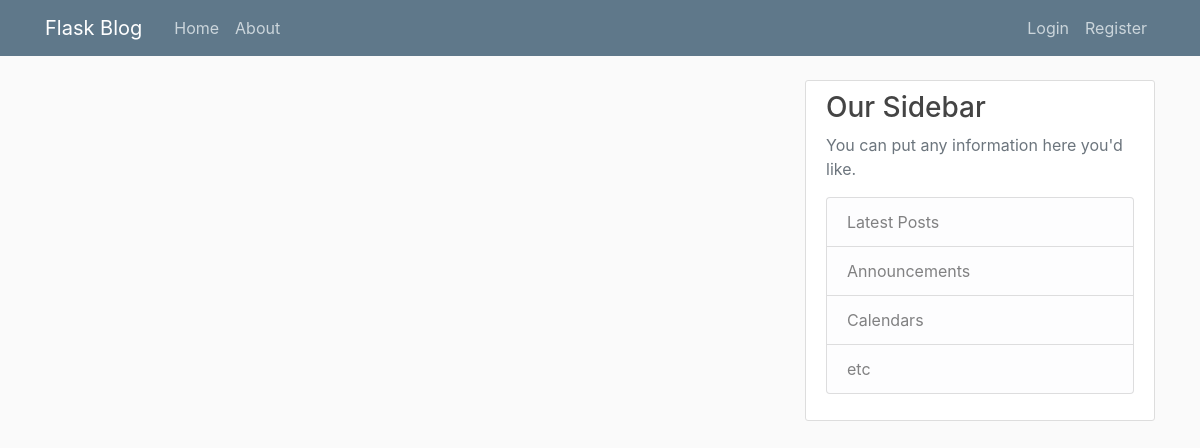
The app's page /home, older data.
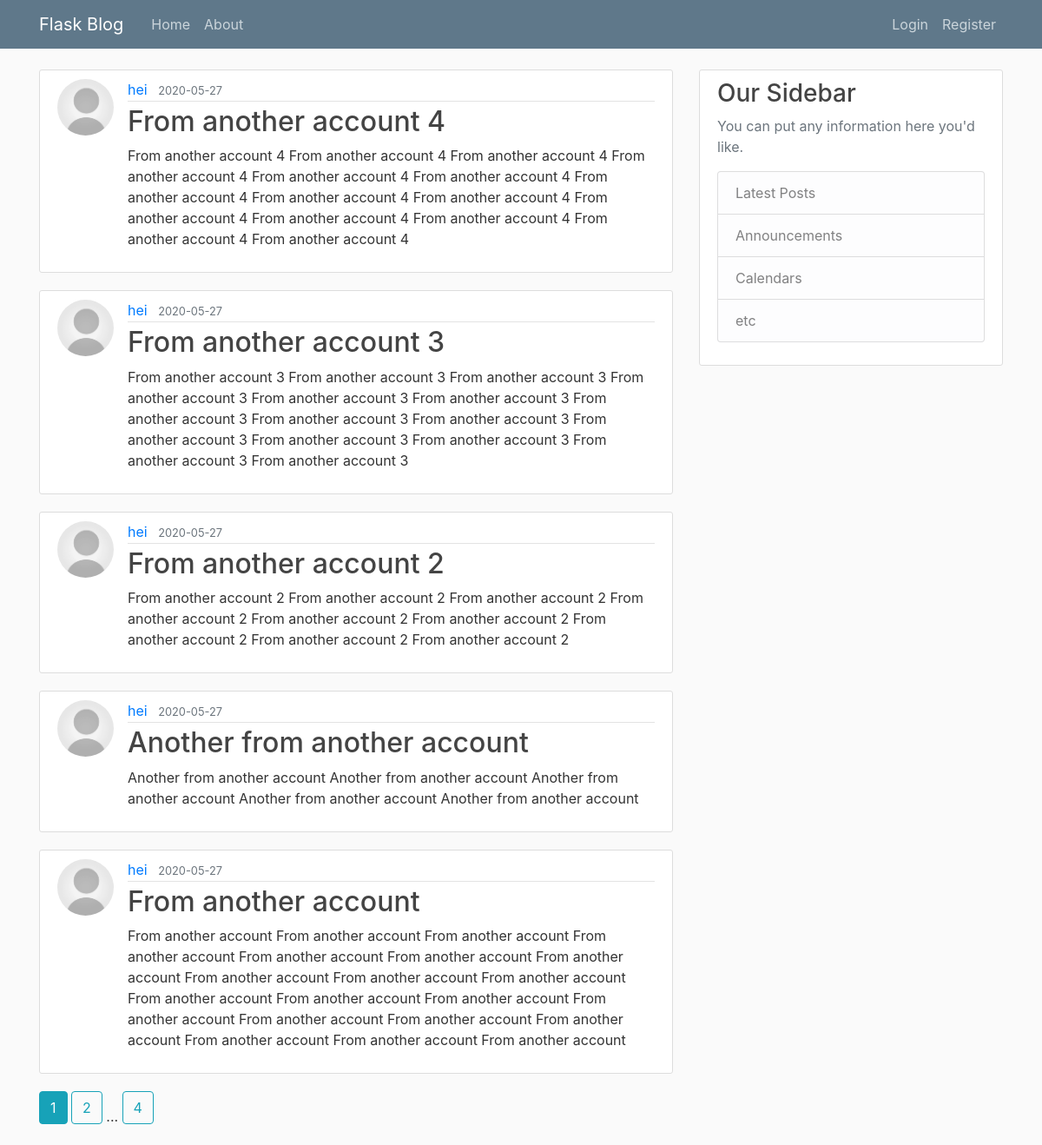
The same page, newer data.
### flaskblog/models.py (models this page shows, shortened)
class Post(db.Model):
	id = db.Column(db.Integer, primary_key=True)
	title = db.Column(db.String(100), nullable=False)
	date_posted = db.Column(db.DateTime, nullable=False, default=datetime.utcnow)
	content = db.Column(db.Text, nullable=False)
	user_id = db.Column(db.Integer, db.ForeignKey('user.id'), nullable=False)

class User(db.Model, UserMixin):
	id = db.Column(db.Integer, primary_key=True)
	username = db.Column(db.String(20), unique=True, nullable=False)
	email = db.Column(db.String(120), unique=True, nullable=False)
	image_file = db.Column(db.String(20), nullable=False, default='default.jpg')
	password = db.Column(db.String(60), nullable=False)
	posts = db.relationship('Post', backref='author', lazy=True)

### flaskblog/main/routes.py (the view)
@main.route('/')
@main.route('/home')
def home():
	page = request.args.get("page", 1, type=int)
	posts = Post.query.order_by(Post.date_posted.desc()).paginate(page=page, per_page=5)
	return render_template("home.html", posts=posts)

### flaskblog/templates/home.html
{% extends "layout.html" %}
{% block content %}
	{% for post in posts.items %}
		<article class="media content-section">
			<img class="rounded-circle article-img" src="{{ url_for('static', filename='profile_pics/' + post.author.image_file) }}">
			<div class="media-body">
				<div class="article-metadata">
					<a class="mr-2" href="{{ url_for('users.user_posts', username=post.author.username) }}">{{ post.author.username }}</a>
					<small class="text-muted">{{ post.date_posted.strftime('%Y-%m-%d') }}</small>
				</div>
				<h2><a class="article-title" href="{{ url_for('posts.post', post_id=post.id) }}">{{ post.title }}</a></h2>
				<p class="article-content">{{ post.content }}</p>
			</div>
		</article>
	{% endfor %}
	{% for page_num in posts.iter_pages(left_edge=1, right_edge=1, left_current=1, right_current=2) %}
		{% if page_num %}
			{% if posts.page == page_num %}
				<a class="btn btn-info mb-4" href="{{ url_for('main.home', page=page_num) }}">{{ page_num }}</a>
			{% else %}
				<a class="btn btn-outline-info mb-4" href="{{ url_for('main.home', page=page_num) }}">{{ page_num }}</a>
			{% endif %}
		{% else %}
			...
		{% endif %}
	{% endfor %}
{% endblock content %}

### flaskblog/templates/layout.html (shortened to what this page needs)
<!DOCTYPE html>
<html>
<head>
	<link rel="stylesheet" href="https://stackpath.bootstrapcdn.com/bootstrap/4.5.0/css/bootstrap.min.css">
	<link rel="stylesheet" type="text/css" href="{{ url_for('static', filename='main.css') }}">
</head>
<body>
	<header class="site-header">
		<nav class="navbar navbar-expand-md navbar-dark bg-steel fixed-top">
			<div class="container">
				<a class="navbar-brand mr-4" href="/">Flask Blog</a>
				<div class="collapse navbar-collapse" id="navbarToggle">
					<div class="navbar-nav mr-auto">
						<a class="nav-item nav-link" href="{{ url_for('main.home') }}">Home</a>
						<a class="nav-item nav-link" href="{{ url_for('main.about') }}">About</a>
					</div>
					<div class="navbar-nav">
						{% if current_user.is_authenticated %}
							<a class="nav-item nav-link" href="{{ url_for('posts.new_post') }}">New post</a>
							<a class="nav-item nav-link" href="{{ url_for('users.account') }}">Account</a>
							<a class="nav-item nav-link" href="{{ url_for('users.logout') }}">Logout</a>
						{% else %}
							<a class="nav-item nav-link" href="{{ url_for('users.login') }}">Login</a>
							<a class="nav-item nav-link" href="{{ url_for('users.register') }}">Register</a>
						{% endif %}
					</div>
				</div>
			</div>
		</nav>
	</header>
	<main role="main" class="container">
		<div class="row">
			<div class="col-md-8">
				{% block content %}{% endblock %}
			</div>
			<div class="col-md-4">
				<div class="content-section">
					<h3>Our Sidebar</h3>
					<p class='text-muted'>You can put any information here you'd like.
						<ul class="list-group">
							<li class="list-group-item list-group-item-light">Latest Posts</li>
							<li class="list-group-item list-group-item-light">Announcements</li>
							<li class="list-group-item list-group-item-light">Calendars</li>
							<li class="list-group-item list-group-item-light">etc</li>
						</ul>
					</p>
				</div>
			</div>
		</div>
	</main>
</body>
</html>

### flaskblog/static/main.css (style rules this page uses)
body { background: #fafafa; color: #333333; margin-top: 5rem; }
h1, h2, h3, h4, h5, h6 { color: #444444; }
.bg-steel { background-color: #5f788a; }
.site-header .navbar-nav .nav-link { color: #cbd5db; }
.content-section { background: #ffffff; padding: 10px 20px; border: 1px solid #dddddd; border-radius: 3px; margin-bottom: 20px; }
.article-title { color: #444444; }
.article-content { white-space: pre-line; }
.article-img { height: 65px; width: 65px; margin-right: 16px; }
.article-metadata { padding-bottom: 1px; margin-bottom: 4px; border-bottom: 1px solid #e3e3e3 }

Row changes from the older to the newer data that the page shows:
added Post: image_file (placeholder picture), author.username "hei", date_posted "2020-05-27", title "From another account 4", content "From another account 4 From another account 4 From another account 4 From another account 4 From another account 4 From another account 4 From another account 4 From another account 4 From another account 4 From another account 4 From another account 4 From another account 4 From another account 4 From another account 4"
added Post: image_file (placeholder picture), author.username "hei", date_posted "2020-05-27", title "From another account 3", content "From another account 3 From another account 3 From another account 3 From another account 3 From another account 3 From another account 3 From another account 3 From another account 3 From another account 3 From another account 3 From another account 3 From another account 3 From another account 3 From another account 3"
added Post: image_file (placeholder picture), author.username "hei", date_posted "2020-05-27", title "From another account 2", content "From another account 2 From another account 2 From another account 2 From another account 2 From another account 2 From another account 2 From another account 2 From another account 2 From another account 2"
added Post: image_file (placeholder picture), author.username "hei", date_posted "2020-05-27", title "Another from another account", content "Another from another account Another from another account Another from another account Another from another account Another from another account"
added Post: image_file (placeholder picture), author.username "hei", date_posted "2020-05-27", title "From another account", content "From another account From another account From another account From another account From another account From another account From another account From another account From another account From another account From another account From another account From another account From another account From another account From another account From another account From another account From another account From another account"
Text that changed along with them:
new list line: "1"
new list line: "2"
new list line: "4"
